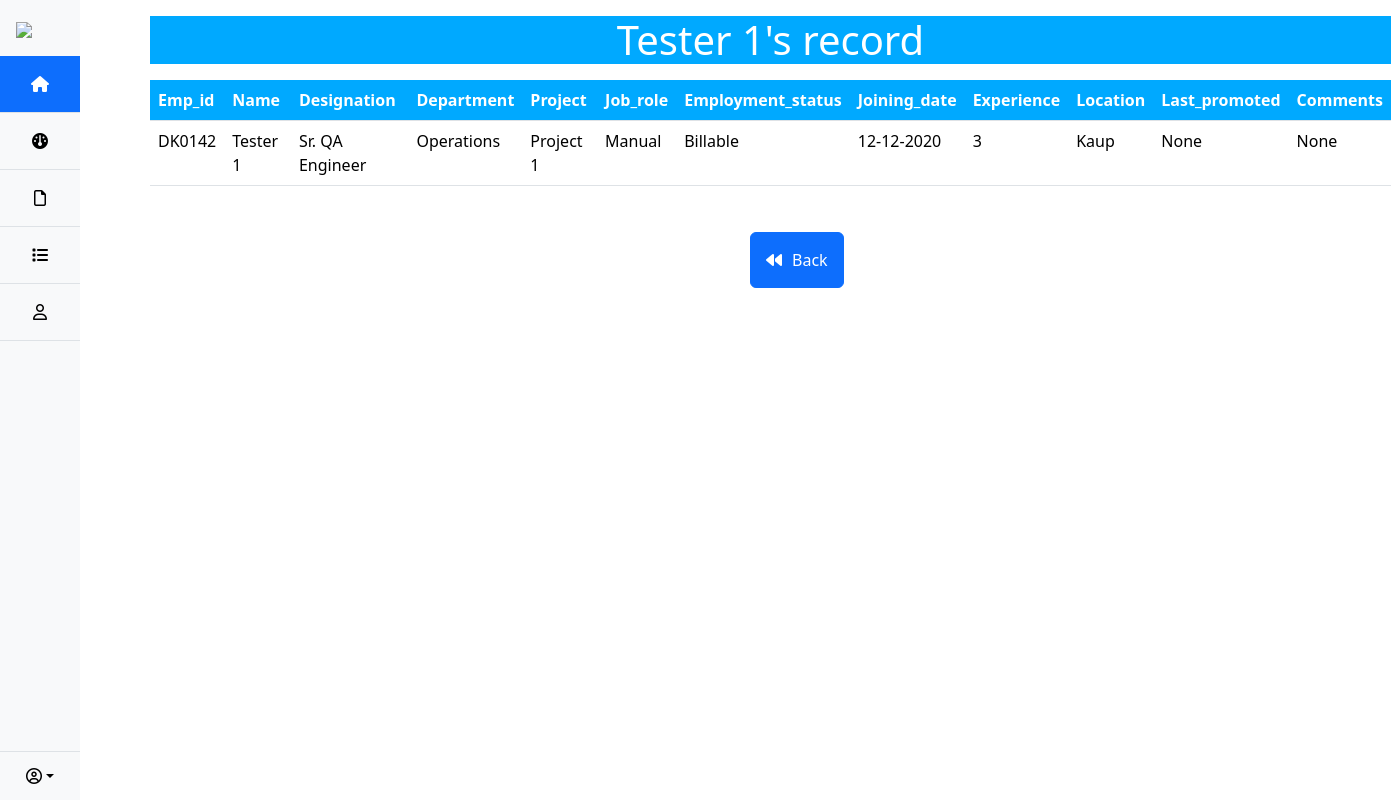
Page /view/1 on the earlier database version.
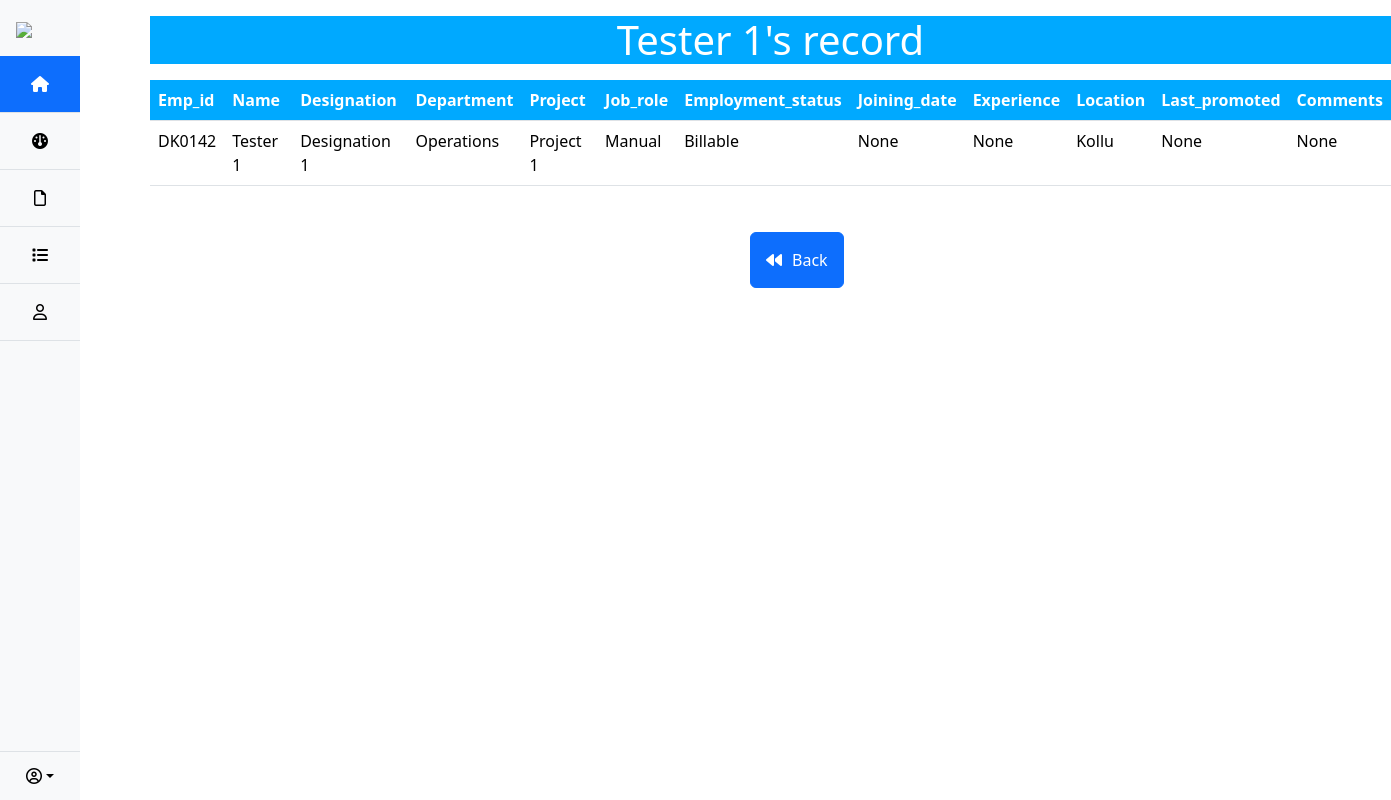
Same page on the later database version.
### app.py (models this page shows)
class Employee(db.Model):
    Sno = db.Column(db.Integer, primary_key=True, autoincrement=True)
    Emp_id = db.Column(db.String(500))
    Name = db.Column(db.String(500))
    Designation = db.Column(db.String(500))
    Department = db.Column(db.String(500))
    Project = db.Column(db.String(500))
    Job_role = db.Column(db.String(500))
    Employment_status = db.Column(db.String(500))
    Joining_date = db.Column(db.String(500))
    Experience = db.Column(db.String(500))
    Location = db.Column(db.String(500))
    Last_promoted = db.Column(db.String(500))
    Comments = db.Column(db.String(500))
    employee_status=db.Column(db.String(500))

### app.py (the view)
@app.route("/view/<int:sno>")
def view(sno):
    data=Employee.query.filter_by(Sno=sno).first()
    return render_template("view.html",data=data)

### app.py (called while the page is built)
@app.context_processor
def inject_total_employees():
    total_employees,active_employees,resigned_employees,total_resumes,hr_selected,current_year_count, last_year_count,Chennai_employees_count,kollu_employees_count,kaup_employees_count,tn_palyam_count=dashboard_function()
    return dict(total_employees=total_employees,active_employees=active_employees,resigned_employees=resigned_employees,total_resumes=total_resumes,hr_selected=hr_selected,current_year_count=current_year_count, last_year_count=last_year_count,Chennai_employees_count=Chennai_employees_count,kollu_employees_count=kollu_employees_count,kaup_employees_count=kaup_employees_count,tn_palyam_count=tn_palyam_count)

### templates/view.html (shortened to what this page needs)
<!DOCTYPE html>
<html lang="en">
<head>
    <link href="https://cdn.jsdelivr.net/npm/bootstrap@5.3.2/dist/css/bootstrap.min.css" rel="stylesheet">
    <link rel="stylesheet" href="{{ url_for('static', filename='view1.css') }}">
</head>
<body>
  <div style="display: flex;">
    {% include 'sidemenu.html'%}
    <div style="margin-left: 150px;">
      <h1 class="my-3 heading"><center>{{data.Name}}'s record</center></h1>
   <table class="table my-3">
    <thead>
      <tr>
        <th scope="col" class="table_header">Emp_id</th>
        <th scope="col" class="table_header">Name</th>
        <th scope="col" class="table_header">Designation</th>
        <th scope="col" class="table_header">Department</th>
        <th scope="col" class="table_header">Project</th>
        <th scope="col" class="table_header">Job_role</th>
        <th scope="col" class="table_header">Employment_status</th>
        <th scope="col" class="table_header">Joining_date</th>
        <th scope="col" class="table_header">Experience</th>
        <th scope="col" class="table_header">Location</th>
        <th scope="col" class="table_header">Last_promoted</th>
        <th scope="col" class="table_header">Comments</th>
      </tr>
    </thead>
    <tbody>
        <tr>
            <td>{{data.Emp_id}}</td>
            <td id="Name">{{data.Name}}</td>
            <td>{{data.Designation}}</td>
            <td>{{data.Department}}</td>
            <td>{{data.Project}}</td>
            <td>{{data.Job_role}}</td>
            <td>{{data.Employment_status}}</td>
            <td>{{data.Joining_date}}</td>
            <td>{{data.Experience}}</td>
            <td>{{data.Location }}</td>
            <td>{{data.Last_promoted }}</td>
            <td>{{data.Comments}}</td>
        </tr>
    </tbody>
    </table>
    <a class="btn btn-primary" href="/home" style="color:white; padding:10px ;margin-top:30px; margin-left:600px;"><div style="display: flex; justify-content: space-between; padding:5px;">
      <div>
        <i class="fa-solid fa-backward" style="margin-right: 10px;"></i>
      </div>
      <div>
        Back
      </div>
    </div></a>
    </div>
  </div>
</body>
</html>

Differences in the rows shown:
changed Employee "Tester 1": Designation "Sr. QA Engineer" → "Designation 1"; Joining_date "12-12-2020" → "None"; Experience "3" → "None"; Location "Kaup" → "Kollu"
